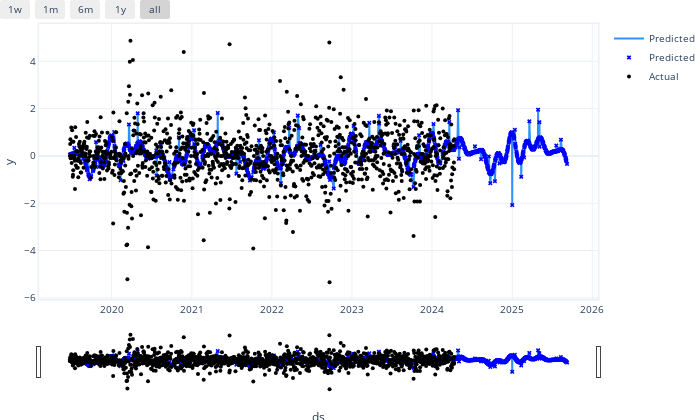

Source (notebook cell):
### Code cell
m.set_plotting_backend("plotly")
m.highlight_nth_step_ahead_of_each_forecast(1)
m.plot(forecast)

### Figure 1 — Plotly figure (JSON) as saved in the notebook; plotly's stock layout.template omitted (floating-point values rounded to 4 significant figures; data arrays with more than 128 entries replaced by an {"elided": "..."} marker saying what was removed)
{"data": [{"line": {"color": "#2d92ff", "width": 2}, "mode": "lines", "name": "Predicted", "type": "scatter", "x": {"elided": "1532 str values"}, "y": {"elided": "1532 float values"}}, {"marker": {"color": "blue", "size": 4, "symbol": "x"}, "mode": "markers", "name": "Predicted", "type": "scatter", "x": {"elided": "1532 str values"}, "y": {"elided": "1532 float values"}}, {"marker": {"color": "black", "size": 4}, "mode": "markers", "name": "Actual", "type": "scatter", "x": {"elided": "1532 str values"}, "y": {"elided": "1532 float values"}}], "layout": {"autosize": true, "font": {"size": 10}, "height": 420, "hovermode": "x unified", "margin": {"b": 0, "l": 0, "pad": 0, "r": 10, "t": 10}, "showlegend": true, "title": {"font": {"size": 12}}, "width": 700, "xaxis": {"linewidth": 1.5, "mirror": true, "rangeselector": {"buttons": [{"count": 7, "label": "1w", "step": "day", "stepmode": "backward"}, {"count": 1, "label": "1m", "step": "month", "stepmode": "backward"}, {"count": 6, "label": "6m", "step": "month", "stepmode": "backward"}, {"count": 1, "label": "1y", "step": "year", "stepmode": "backward"}, {"step": "all"}]}, "rangeslider": {"visible": true}, "showline": true, "title": {"text": "ds"}, "type": "date"}, "yaxis": {"linewidth": 1.5, "mirror": true, "showline": true, "title": {"text": "y"}}}}
